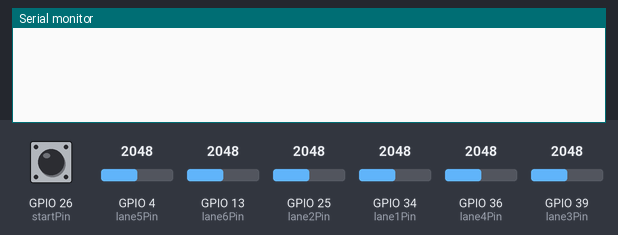
This program was run on a simulated ESP32. Shown: the last lines printed to the serial monitor. The test bench sets the inputs (shaded band); at power-on: GPIO 4 (lane5Pin) = 2048, GPIO 26 (startPin) LOW, GPIO 13 (lane6Pin) = 2048, GPIO 25 (lane2Pin) = 2048, GPIO 34 (lane1Pin) = 2048, GPIO 36 (lane4Pin) = 2048, GPIO 39 (lane3Pin) = 2048. Nothing arrives over Bluetooth unless stated; a phone connects over Bluetooth LE 3 s after start.

Above: at 1.2 s.
1.3 s: GPIO 4 (lane5Pin) set to 960
At 2.5 s:
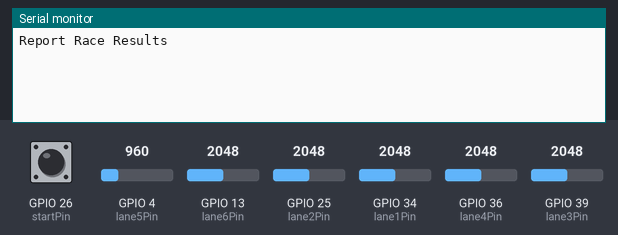
2.8 s: GPIO 26 (startPin) pulled HIGH for 0.15 s
At 4.4 s:
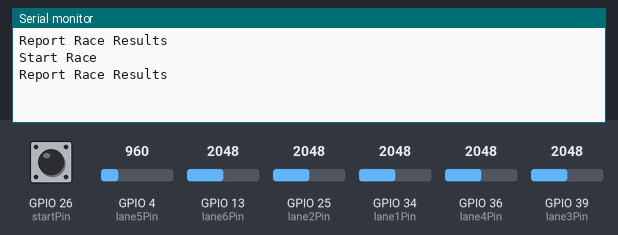

Measured:
- after the input at 1.3 s, the serial monitor: prints a new line at once (image 1)
- after the input at 2.8 s, the serial monitor: prints a new line after 0.15 s (image 2)

The program:

main.cpp
```cpp
#include "ArduinoJson.h"
#include <BLEDevice.h>
#include <BLEUtils.h>
#include <BLEServer.h>
#include "Arduino.h"

#define SERVICE_UUID "4fafc201-1fb5-459e-8fcc-c5c9c331914b"
#define CHARACTERISTIC_UUID "beb5483e-36e1-4688-b7f5-ea07361b26a8"

BLEServer *pServer;
BLEService *pService;
BLECharacteristic *pCharacteristic;

int startPin = 26;

int lane1Pin = 34;
int lane2Pin = 25;
int lane3Pin = 39;
int lane4Pin = 36;
int lane5Pin = 4;
int lane6Pin = 13;

int debounceMs = 200;

int raceStartMs = 0;
int lane1EndMs = 0;

int raceNumber = 0;

std::map<String, bool> hasReportedRaceStatus = {};

std::map<String, bool> defaultReportedRaceStatus = {
    {"lane1", false},
    {"lane2", false},
    {"lane3", false},
    {"lane4", false},
    {"lane5", false},
    {"lane6", false}};

void report_race_results(String laneKey, int time)
{
  DynamicJsonDocument doc(1024);

  doc["key"] = laneKey;
  doc["body"]["ms"] = time;
  doc["body"]["raceNumber"] = raceNumber;

  String output;
  serializeJson(doc, output);

  pCharacteristic->setValue(output.c_str());
}

void startRace()
{
  static unsigned long last_interrupt_time = 0;
  unsigned long interrupt_time = millis();
  if (interrupt_time - last_interrupt_time > debounceMs)
  {
    raceNumber++;
    Serial.println("Start Race");
    hasReportedRaceStatus = defaultReportedRaceStatus;
    raceStartMs = millis();
  }
  last_interrupt_time = interrupt_time;
}

void setup()
{
  pinMode(startPin, INPUT_PULLDOWN);
  pinMode(lane1Pin, INPUT_PULLUP);
  pinMode(lane2Pin, INPUT_PULLUP);
  pinMode(lane3Pin, INPUT_PULLUP);
  pinMode(lane4Pin, INPUT_PULLUP);
  pinMode(lane5Pin, INPUT_PULLUP);
  pinMode(lane6Pin, INPUT_PULLUP);

  Serial.begin(115200);

  BLEDevice::init("Derby Track");
  pServer = BLEDevice::createServer();
  pService = pServer->createService(SERVICE_UUID);
  pCharacteristic = pService->createCharacteristic(
      CHARACTERISTIC_UUID,
      BLECharacteristic::PROPERTY_READ |
          BLECharacteristic::PROPERTY_WRITE);

  pService->start();
  // BLEAdvertising *pAdvertising = pServer->getAdvertising();
  BLEAdvertising *pAdvertising = BLEDevice::getAdvertising();
  pAdvertising->addServiceUUID(SERVICE_UUID);
  pAdvertising->setScanResponse(true);
  pAdvertising->setMinPreferred(0x06); // functions that help with iPhone connections issue
  pAdvertising->setMinPreferred(0x12);
  BLEDevice::startAdvertising();

  attachInterrupt(digitalPinToInterrupt(startPin), startRace, FALLING);
}

void loop()
{

  int laneTriggerThreshold = 1000;
  if (!hasReportedRaceStatus["lane1"] && analogRead(lane1Pin) <= laneTriggerThreshold)
  {
    int laneMs = millis() - raceStartMs;
    Serial.println("Report Race Results");
    report_race_results("lane1", laneMs);
    hasReportedRaceStatus["lane1"] = true;
  }
  if (!hasReportedRaceStatus["lane2"] && analogRead(lane2Pin) <= laneTriggerThreshold)
  {
    int laneMs = millis() - raceStartMs;
    Serial.println("Report Race Results");
    report_race_results("lane2", laneMs);
    hasReportedRaceStatus["lane2"] = true;
  }
  if (!hasReportedRaceStatus["lane3"] && analogRead(lane3Pin) <= laneTriggerThreshold)
  {
    int laneMs = millis() - raceStartMs;
    Serial.println("Report Race Results");
    report_race_results("lane3", laneMs);
    hasReportedRaceStatus["lane3"] = true;
  }
  if (!hasReportedRaceStatus["lane4"] && analogRead(lane4Pin) <= laneTriggerThreshold)
  {
    int lane1Ms = millis() - raceStartMs;
    Serial.println("Report Race Results");
    report_race_results("lane4", lane1Ms);
    hasReportedRaceStatus["lane4"] = true;
  }
  if (!hasReportedRaceStatus["lane5"] && analogRead(lane5Pin) <= laneTriggerThreshold)
  {
    int laneMs = millis() - raceStartMs;
    Serial.println("Report Race Results");
    report_race_results("lane5", laneMs);
    hasReportedRaceStatus["lane5"] = true;
  }
  if (!hasReportedRaceStatus["lane6"] && analogRead(lane6Pin) <= laneTriggerThreshold)
  {
    int laneMs = millis() - raceStartMs;
    Serial.println("Report Race Results");
    report_race_results("lane6", laneMs);
    hasReportedRaceStatus["lane6"] = true;
  }
}
```
